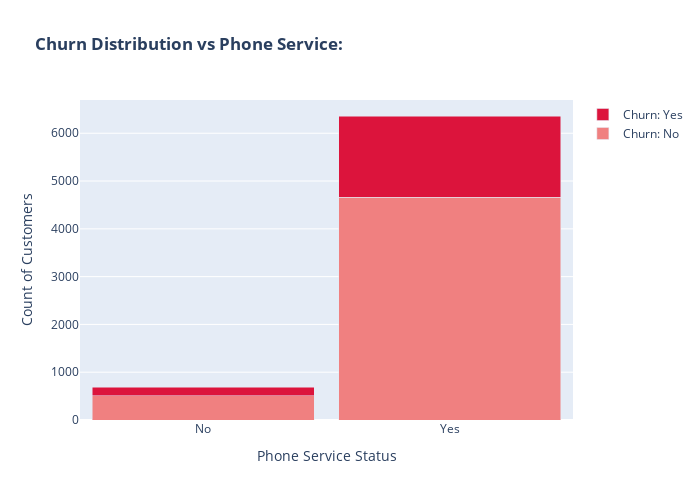

Write notebook code for a chart like this one.
### Markdown cell above
This tells us that for customers with online security are far less likely to leave. Also, those with no plan for internet service are also not affected by the presence of online security.

### Code cell
#Using a stacked bar chart to understand relations between the presence of phone service and churn:
phone_service_churn_counts = customer_churn.groupby(['PhoneService', 'Churn']).size().unstack(fill_value=0)
fig = go.Figure()
colors = {'Yes': 'crimson', 'No': 'lightcoral'}
for churn_status in phone_service_churn_counts.columns:
    fig.add_trace(go.Bar(x=phone_service_churn_counts.index,  y=phone_service_churn_counts[churn_status],name=f"Churn: {churn_status}",marker_color=colors[churn_status]))
    
fig.update_layout(barmode='stack',title='<b>Churn Distribution vs Phone Service:</b>',xaxis_title='Phone Service Status',yaxis_title='Count of Customers',width=700,height=500,bargap=0.1)
fig.show()

### Figure 1 — Plotly figure (JSON) as saved in the notebook; plotly's stock layout.template omitted (floating-point values rounded to 4 significant figures)
{"data": [{"marker": {"color": "lightcoral"}, "name": "Churn: No", "type": "bar", "x": ["No", "Yes"], "y": [512, 4662]}, {"marker": {"color": "crimson"}, "name": "Churn: Yes", "type": "bar", "x": ["No", "Yes"], "y": [170, 1699]}], "layout": {"bargap": 0.1, "barmode": "stack", "height": 500, "title": {"text": "<b>Churn Distribution vs Phone Service:</b>"}, "width": 700, "xaxis": {"title": {"text": "Phone Service Status"}}, "yaxis": {"title": {"text": "Count of Customers"}}}}
